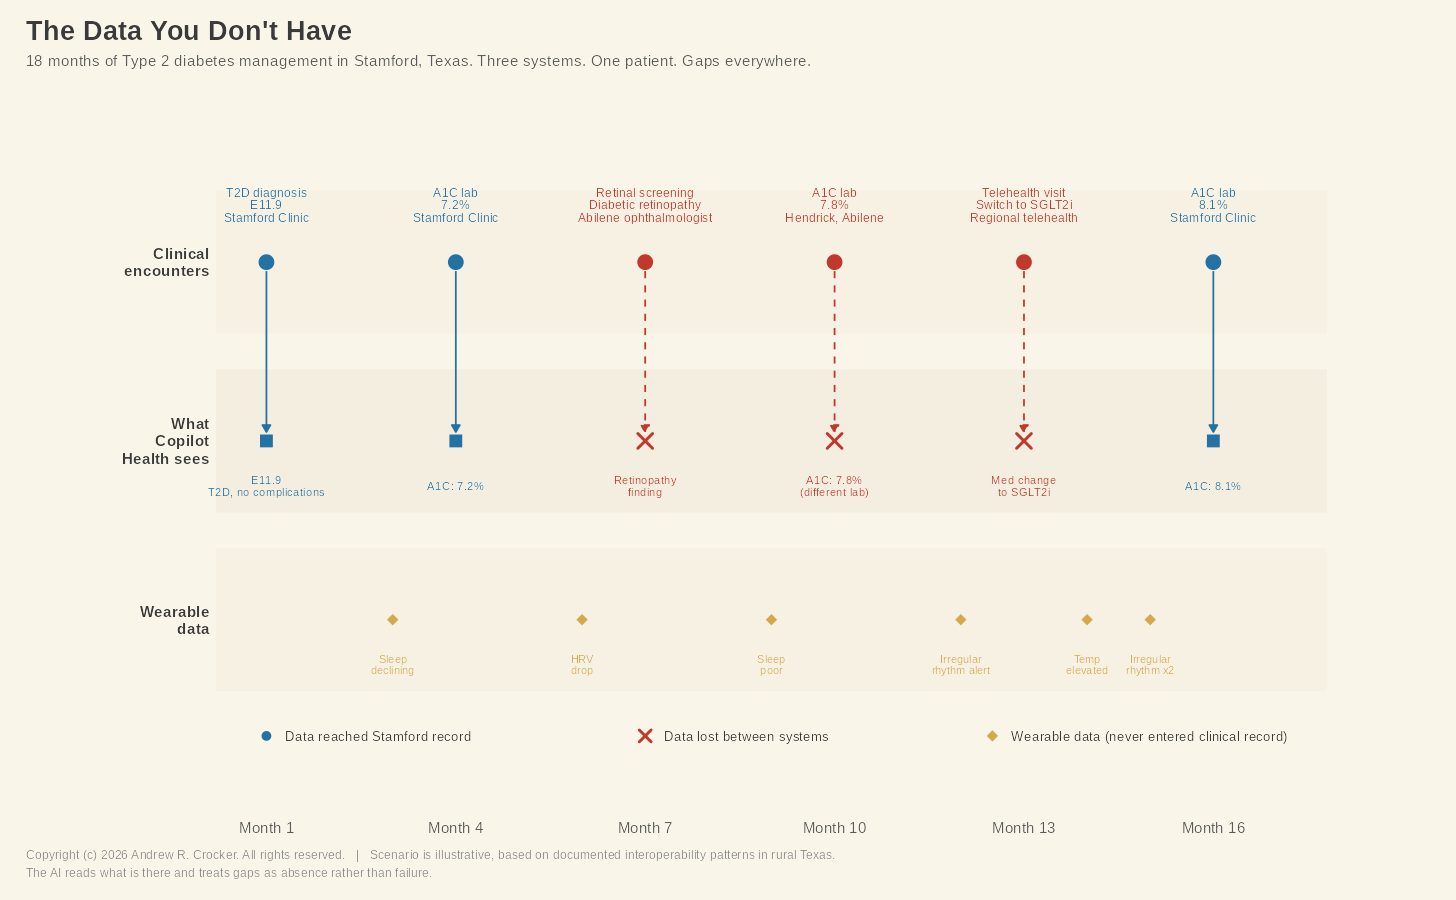

This chart was generated by the following R code:
library(ggplot2)
library(dplyr)

theme_1950s <- function() {
  theme_minimal(base_family = "Arial", base_size = 14) +
    theme(
      plot.background = element_rect(fill = "#FAF5E9", color = NA),
      panel.background = element_rect(fill = "#FAF5E9", color = NA),
      panel.grid.major = element_line(color = "#E6DECA", linewidth = 0.6),
      panel.grid.minor = element_blank(),
      axis.title = element_text(face = "bold", color = "#3A3A3A"),
      axis.text = element_text(color = "#4A4A4A"),
      plot.title = element_text(face = "bold", size = 20, color = "#3A3A3A"),
      plot.subtitle = element_text(size = 13, color = "#5A5A5A"),
      plot.margin = margin(15, 15, 15, 15),
      legend.position = "none"
    )
}

# ── Layout ──
# Three horizontal swim lanes:
#   y=3: Clinical encounters (top)
#   y=2: What Copilot Health sees (middle)
#   y=1: Wearable data (bottom)
# x-axis: months (1-18)

# Colors
col_connected <- "#2471A3"   # data that made it through
col_orphaned  <- "#C0392B"   # data that got lost
col_wearable  <- "#D4A94B"   # wearable data (different evidentiary tier)
col_faint     <- "#D5CFC0"   # background lane lines

# ── Clinical encounters ──
clinical <- data.frame(
  month = c(1, 4, 7, 10, 13, 16),
  label = c("T2D diagnosis\nE11.9\nStamford Clinic",
            "A1C lab\n7.2%\nStamford Clinic",
            "Retinal screening\nDiabetic retinopathy\nAbilene ophthalmologist",
            "A1C lab\n7.8%\nHendrick, Abilene",
            "Telehealth visit\nSwitch to SGLT2i\nRegional telehealth",
            "A1C lab\n8.1%\nStamford Clinic"),
  system = c("Stamford", "Stamford", "Abilene", "Abilene", "Telehealth", "Stamford"),
  y = 3,
  stringsAsFactors = FALSE
)

# Which of these made it to Stamford's record?
clinical$reached_stamford <- c(TRUE, TRUE, FALSE, FALSE, FALSE, TRUE)

# ── What Copilot Health sees (Stamford record) ──
copilot_sees <- data.frame(
  month = c(1, 4, 16),
  label = c("E11.9\nT2D, no complications", "A1C: 7.2%", "A1C: 8.1%"),
  y = 2,
  stringsAsFactors = FALSE
)

# ── What Copilot Health misses ──
copilot_misses <- data.frame(
  month = c(7, 10, 13),
  label = c("Retinopathy\nfinding", "A1C: 7.8%\n(different lab)", "Med change\nto SGLT2i"),
  y = 2,
  stringsAsFactors = FALSE
)

# ── Wearable data stream ──
wearable_events <- data.frame(
  month = c(3, 6, 9, 12, 14, 15),
  label = c("Sleep\ndeclining", "HRV\ndrop", "Sleep\npoor", "Irregular\nrhythm alert", "Temp\nelevated", "Irregular\nrhythm x2"),
  y = 1,
  stringsAsFactors = FALSE
)

# ── Build the plot ──
p <- ggplot() +
  # Swim lane backgrounds
  annotate("rect", xmin = 0.2, xmax = 17.8, ymin = 2.6, ymax = 3.4, fill = "#F3EDE0", alpha = 0.5) +
  annotate("rect", xmin = 0.2, xmax = 17.8, ymin = 1.6, ymax = 2.4, fill = "#EDE8DA", alpha = 0.5) +
  annotate("rect", xmin = 0.2, xmax = 17.8, ymin = 0.6, ymax = 1.4, fill = "#F3EDE0", alpha = 0.5) +

  # Swim lane labels on the left
  annotate("text", x = 0.1, y = 3, label = "Clinical\nencounters", hjust = 1, size = 4.0,
           fontface = "bold", color = "#3A3A3A", family = "Arial", lineheight = 0.9) +
  annotate("text", x = 0.1, y = 2, label = "What\nCopilot\nHealth sees", hjust = 1, size = 4.0,
           fontface = "bold", color = "#3A3A3A", family = "Arial", lineheight = 0.9) +
  annotate("text", x = 0.1, y = 1, label = "Wearable\ndata", hjust = 1, size = 4.0,
           fontface = "bold", color = "#3A3A3A", family = "Arial", lineheight = 0.9) +

  # ── Connections: clinical events that DID reach Stamford's record ──
  # Diagnosis (month 1) -> visible in Copilot
  geom_segment(aes(x = 1, y = 2.95, xend = 1, yend = 2.05),
               color = col_connected, linewidth = 0.6, linetype = "solid",
               arrow = arrow(length = unit(0.08, "inches"), type = "closed")) +
  # A1C month 4 -> visible
  geom_segment(aes(x = 4, y = 2.95, xend = 4, yend = 2.05),
               color = col_connected, linewidth = 0.6, linetype = "solid",
               arrow = arrow(length = unit(0.08, "inches"), type = "closed")) +
  # A1C month 16 -> visible
  geom_segment(aes(x = 16, y = 2.95, xend = 16, yend = 2.05),
               color = col_connected, linewidth = 0.6, linetype = "solid",
               arrow = arrow(length = unit(0.08, "inches"), type = "closed")) +

  # ── Orphaned connections: clinical events that did NOT reach Stamford ──
  geom_segment(aes(x = 7, y = 2.95, xend = 7, yend = 2.05),
               color = col_orphaned, linewidth = 0.6, linetype = "dashed",
               arrow = arrow(length = unit(0.08, "inches"), type = "closed")) +
  geom_segment(aes(x = 10, y = 2.95, xend = 10, yend = 2.05),
               color = col_orphaned, linewidth = 0.6, linetype = "dashed",
               arrow = arrow(length = unit(0.08, "inches"), type = "closed")) +
  geom_segment(aes(x = 13, y = 2.95, xend = 13, yend = 2.05),
               color = col_orphaned, linewidth = 0.6, linetype = "dashed",
               arrow = arrow(length = unit(0.08, "inches"), type = "closed")) +

  # ── Wearable data: never connects to clinical lane ──
  # (no arrows from y=1 to y=2, that IS the point)

  # ── Clinical encounter points ──
  geom_point(data = clinical, aes(x = month, y = y),
             size = 5, shape = 16,
             color = ifelse(clinical$reached_stamford, col_connected, col_orphaned)) +
  # Clinical labels
  geom_text(data = clinical, aes(x = month, y = y + 0.32, label = label),
            size = 3.2, family = "Arial", lineheight = 0.85,
            color = ifelse(clinical$reached_stamford, col_connected, col_orphaned)) +

  # ── Copilot sees (blue) ──
  geom_point(data = copilot_sees, aes(x = month, y = y),
             size = 4, shape = 15, color = col_connected) +
  geom_text(data = copilot_sees, aes(x = month, y = y - 0.25, label = label),
            size = 3.0, family = "Arial", lineheight = 0.85, color = col_connected) +

  # ── Copilot misses (red, with X) ──
  geom_point(data = copilot_misses, aes(x = month, y = y),
             size = 4, shape = 4, color = col_orphaned, stroke = 1.5) +
  geom_text(data = copilot_misses, aes(x = month, y = y - 0.25, label = label),
            size = 3.0, family = "Arial", lineheight = 0.85, color = col_orphaned) +

  # ── Wearable events (gold diamonds) ──
  geom_point(data = wearable_events, aes(x = month, y = y),
             size = 3.5, shape = 18, color = col_wearable) +
  geom_text(data = wearable_events, aes(x = month, y = y - 0.25, label = label),
            size = 2.8, family = "Arial", lineheight = 0.85, color = col_wearable) +

  # ── Legend ──
  # Connected
  annotate("point", x = 1, y = 0.35, shape = 16, color = col_connected, size = 3) +
  annotate("text",  x = 1.3, y = 0.35, label = "Data reached Stamford record",
           hjust = 0, size = 3.5, color = "#3A3A3A", family = "Arial") +
  # Orphaned
  annotate("point", x = 7, y = 0.35, shape = 4, color = col_orphaned, size = 3, stroke = 1.5) +
  annotate("text",  x = 7.3, y = 0.35, label = "Data lost between systems",
           hjust = 0, size = 3.5, color = "#3A3A3A", family = "Arial") +
  # Wearable
  annotate("point", x = 12.5, y = 0.35, shape = 18, color = col_wearable, size = 3.5) +
  annotate("text",  x = 12.8, y = 0.35, label = "Wearable data (never entered clinical record)",
           hjust = 0, size = 3.5, color = "#3A3A3A", family = "Arial") +

  # Scales
  scale_x_continuous(
    breaks = c(1, 4, 7, 10, 13, 16),
    labels = c("Month 1", "Month 4", "Month 7", "Month 10", "Month 13", "Month 16"),
    limits = c(-1.8, 18.5)
  ) +
  scale_y_continuous(limits = c(0.1, 3.8)) +
  labs(
    title = "The Data You Don't Have",
    subtitle = "18 months of Type 2 diabetes management in Stamford, Texas. Three systems. One patient. Gaps everywhere.",
    x = NULL, y = NULL,
    caption = "Copyright (c) 2026 Andrew R. Crocker. All rights reserved.   |   Scenario is illustrative, based on documented interoperability patterns in rural Texas.\nThe AI reads what is there and treats gaps as absence rather than failure."
  ) +
  theme_1950s() +
  theme(
    panel.grid.major = element_blank(),
    axis.text.x = element_text(size = 11, color = "#5A5A5A"),
    axis.text.y = element_blank(),
    plot.caption = element_text(size = 9, color = "#8A8A8A", hjust = 0, margin = margin(t = 10), lineheight = 1.2),
    plot.subtitle = element_text(size = 11.5, color = "#5A5A5A", margin = margin(b = 12))
  )

ggsave("/home/claude/data_fragmentation.png", p, width = 1456/100, height = 900/100, dpi = 100, bg = "#FAF5E9")
cat("Chart 3 saved.\n")
